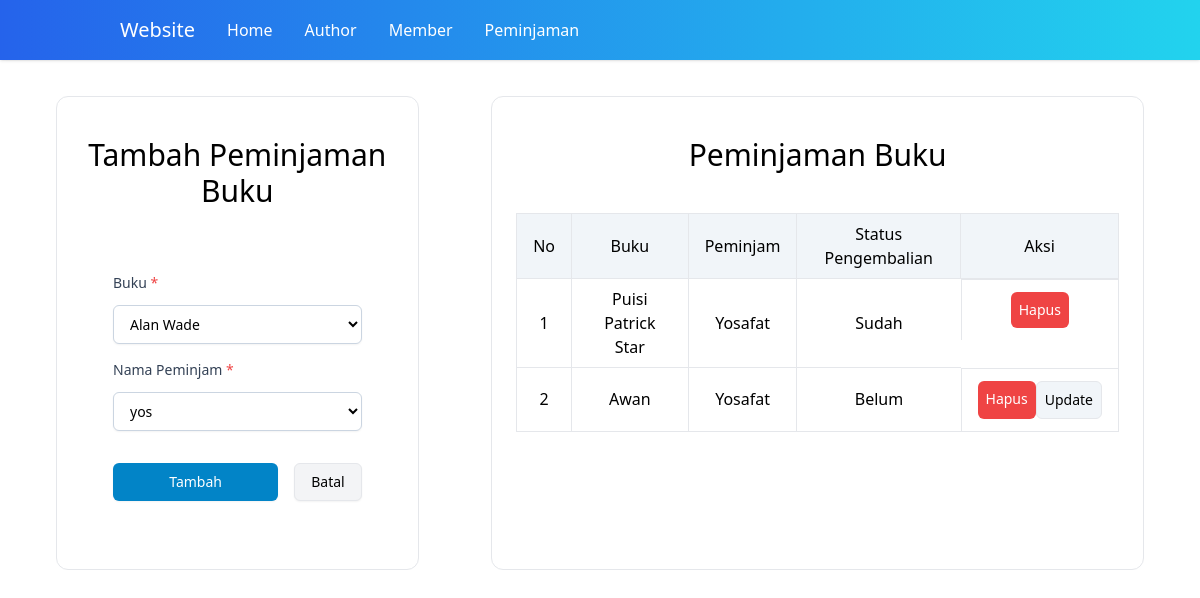
Screenshot of /peminjaman.php with the database file from the repository.
### tables this page shows
CREATE TABLE `peminjaman` (
  `id` int(11) NOT NULL,
  `id_buku` int(11) NOT NULL,
  `nim` varchar(50) NOT NULL,
  `status` varchar(255) NOT NULL
);

CREATE TABLE `buku` (
  `id_buku` int(11) NOT NULL,
  `judul_buku` varchar(100) NOT NULL,
  `penerbit` varchar(100) NOT NULL,
  `deskripsi` text NOT NULL,
  `status` varchar(50) NOT NULL,
  `id_author` int(11) NOT NULL
);

CREATE TABLE `member` (
  `nim` varchar(50) NOT NULL,
  `nama` varchar(100) NOT NULL,
  `jurusan` varchar(100) NOT NULL
);

### src/includes/DB.class.php (called while the page is built, shortened)
<?php
class DB
{
    var $db_host = "";
    var $db_user = "";
    var $db_pass = "";
    var $db_name = "";
    var $db_link = "";
    var $result = 0;
    function DB($db_host = '', $db_user = '', $db_pass = '', $db_name = '')
    {
        $this->db_host = $db_host;
        $this->db_user = $db_user;
        $this->db_pass = $db_pass;
        $this->db_name = $db_name;
    }
    function open()
    {
        $this->db_link = mysqli_connect($this->db_host, $this->db_user, $this->db_pass, $this->db_name);
    }
    function execute($query = "")
    {
        $this->result = mysqli_query($this->db_link, $query);
        return $this->result;
    }
    function getResult()
    {
        return mysqli_fetch_array($this->result);
    }
}
?>

### src/includes/Peminjaman.class.php (called while the page is built, shortened)
<?php
class Peminjaman extends DB{
    function getPeminjaman()
    {
        $query = "SELECT peminjaman.id, buku.judul_buku, member.nama, peminjaman.status FROM peminjaman
        INNER JOIN buku ON peminjaman.id_buku = buku.id_buku
        INNER JOIN member ON peminjaman.nim = member.nim";
        return $this->execute($query);
    }
}
?>

### src/conf.php (called while the page is built)
<?php
$db_host = "localhost";
$db_user = "root";
$db_pass = "";
$db_name = "db_perpustakaan2";
?>

### src/includes/Buku.class.php (called while the page is built, shortened)
<?php
class Buku extends DB
{
    function getBuku()
    {
        $query = "SELECT * FROM buku";
        return $this->execute($query);
    }
}
?>

### src/includes/Member.class.php (called while the page is built, shortened)
<?php
class Member extends DB{
    function getMember()
    {
        $query = "SELECT * FROM member ORDER BY 'date added' ASC";
        return $this->execute($query);
    }
}
?>

### src/peminjaman.php (the view, shortened to what this page needs)
<?php
include("conf.php");
include("includes/DB.class.php");
include("includes/Buku.class.php");
include("includes/Member.class.php");
include("includes/Peminjaman.class.php");
$buku = new Buku($db_host, $db_user, $db_pass, $db_name);
$member = new Member($db_host, $db_user, $db_pass, $db_name);
$peminjaman = new Peminjaman($db_host, $db_user, $db_pass, $db_name);
$buku->open();
$member->open();
$peminjaman->open();
$buku->getBuku();
$member->getMember();
$peminjaman->getPeminjaman();
$dataBuku = null;
$dataMember = null;
$data = null;
$no = 1;
while (list($id, $judul_buku, $nama, $status) = $peminjaman->getResult()) {
    if ($status == "Sudah") {
        $data .= "<tr>
        <td class='px-4 py-2 border-t text-center'>" . $no++ . "</td>
        <td class='px-4 py-2 border-t border-l text-center'>" . $judul_buku . "</td>
        <td class='px-4 py-2 border-t border-l text-center'>" . $nama . "</td>
        <td class='px-4 py-2 border-t border-l text-center'>" . $status . "</td>
        <td class='px-4 py-3 border-t border-l flex flex-row justify-evenly'>
            <a href='peminjaman.php?id_hapus=" . $id . "' class='px-2 py-2 rounded-md text-sm bg-red-500 hover:bg-red-600 text-white text-center focus:border-red-500 focus:ring-red-500 focus:ring-1 focus:ring-offset-2'>Hapus</a>
        </td>
    </tr>";
    }
    else {
        $data .= "<tr>
        <td class='px-4 py-2 border-t text-center'>" . $no++ . "</td>
        <td class='px-4 py-2 border-t border-l text-center'>" . $judul_buku . "</td>
        <td class='px-4 py-2 border-t border-l text-center'>" . $nama . "</td>
        <td class='px-4 py-2 border-t border-l text-center'>" . $status . "</td>
        <td class='px-4 py-3 border-t border-l flex flex-row justify-evenly'>
            <a href='peminjaman.php?id_hapus=" . $id . "' class='px-2 py-2 rounded-md text-sm bg-red-500 hover:bg-red-600 text-white text-center focus:border-red-500 focus:ring-red-500 focus:ring-1 focus:ring-offset-2'>Hapus</a>
            <a href='peminjaman.php?id_update=" . $id . "' class='px-2 py-2 rounded-md text-sm bg-slate-100 border hover:bg-slate-600 hover:text-white text-black text-center focus:border-slate-500 focus:ring-slate-500 focus:ring-1 focus:ring-offset-2 duration-100'>Update</a>
        </td>
    </tr>";
    }
}
while (list($id_buku, $judul_buku, $status) = $buku->getResult()) {
    $dataBuku .= "<option value='".$id_buku."'>".$judul_buku."</option>
    ";
}
while (list($nim, $nama) = $member->getResult()) {
    $dataMember .= "<option value='".$nim."'>".$nama."</option>
    ";
}
?>

### rows the page displays
peminjaman: id_buku.judul_buku "Puisi Patrick Star", nim.nama "Yosafat", status "Sudah"
peminjaman: id_buku.judul_buku "Awan", nim.nama "Yosafat", status "Belum"
